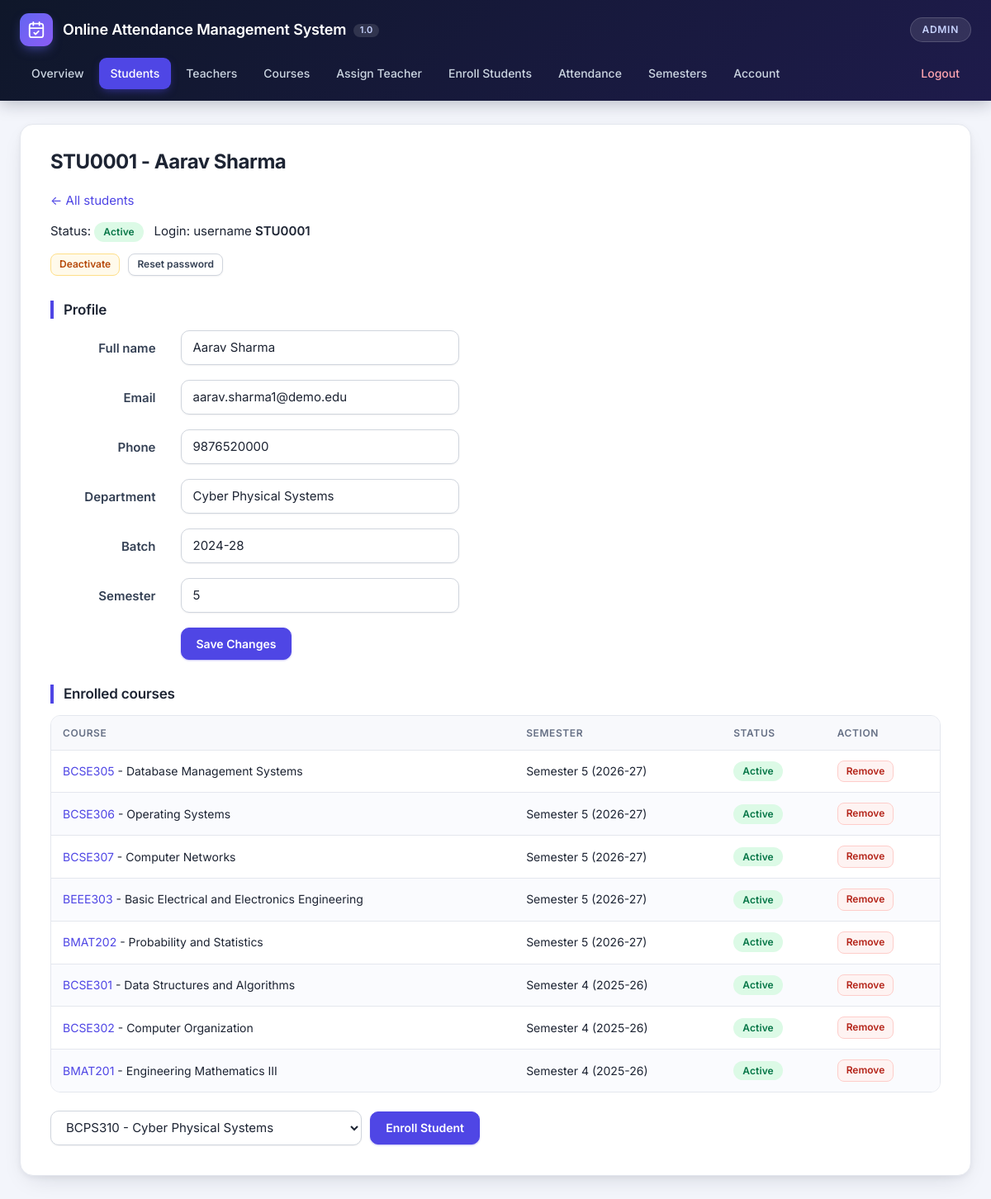
The app's page /admin/student.php?id=1 (signed in) with its own data.
### tables this page shows
CREATE TABLE `courses` (
  `course_id` int NOT NULL AUTO_INCREMENT,
  `course_code` varchar(30) NOT NULL,
  `course_name` varchar(255) NOT NULL,
  `credits` tinyint unsigned DEFAULT NULL,
  `department` varchar(100) NOT NULL DEFAULT '',
  `sem_id` int NOT NULL,
  `status` varchar(10) NOT NULL DEFAULT 'active',
  PRIMARY KEY (`course_id`),
  UNIQUE KEY `uq_course_sem` (`course_code`,`sem_id`),
  KEY `idx_courses_sem` (`sem_id`),
  CONSTRAINT `fk_courses_sem` FOREIGN KEY (`sem_id`) REFERENCES `semesters` (`sem_id`)
);

CREATE TABLE `semesters` (
  `sem_id` int NOT NULL AUTO_INCREMENT,
  `academic_year` varchar(9) NOT NULL,
  `semester_no` tinyint unsigned NOT NULL,
  `is_current` tinyint(1) NOT NULL DEFAULT 0,
  PRIMARY KEY (`sem_id`),
  UNIQUE KEY `uq_semester` (`academic_year`,`semester_no`)
);

### helpers.php (called while the page is built, shortened)
<?php
function e(mixed $value): string
{
    return htmlspecialchars((string) $value, ENT_QUOTES | ENT_SUBSTITUTE, 'UTF-8');
}

### data.php (called while the page is built, shortened)
<?php
function semester_label(array $s): string
{
    return $s['academic_year'] === 'Legacy'
        ? 'Legacy (before v2 upgrade)'
        : 'Semester ' . $s['semester_no'] . ' (' . $s['academic_year'] . ')';
}

### admin/student.php (the view, shortened to what this page needs)
<?php
require_once __DIR__ . '/connect.php';
$sem = current_semester($pdo);
$id = get_int('id');
$stmt = $pdo->prepare('SELECT * FROM students WHERE st_id = ?');
$stmt->execute([$id ?? 0]);
$student = $stmt->fetch();
$self = 'student.php?id=' . (int) $student['st_id'];
$acc = $pdo->prepare('SELECT username, is_active FROM admininfo WHERE st_id = ?');
$acc->execute([$student['st_id']]);
$account = $acc->fetch();
$enr = $pdo->prepare(
    'SELECT c.course_id, c.course_code, c.course_name, c.status, sm.academic_year, sm.semester_no
     FROM student_courses sc JOIN courses c ON c.course_id = sc.course_id JOIN semesters sm ON sm.sem_id = c.sem_id
     WHERE sc.st_id = ? ORDER BY sm.sem_id DESC, c.course_code'
);
$enr->execute([$student['st_id']]);
$enrollments = $enr->fetchAll();
$available = [];
if ($sem !== null) {
    $av = $pdo->prepare(
        'SELECT course_id, course_code, course_name FROM courses
         WHERE sem_id = ? AND status = \'active\'
           AND course_id NOT IN (SELECT course_id FROM student_courses WHERE st_id = ?)
         ORDER BY course_code'
    );
    $av->execute([$sem['sem_id'], $student['st_id']]);
    foreach ($av->fetchAll() as $c) {
        $available[$c['course_id']] = $c['course_code'] . ' - ' . $c['course_name'];
    }
}
page_start('admin', $student['student_code'] . ' - ' . $student['st_name']);
?>
<p><a href="students.php">&larr; All students</a></p>
<p>Status: <?= status_badge((int) $student['is_active'] === 1) ?>
  &nbsp; Login: <?= $account === false ? '<span class="low">none yet</span>' : 'username <strong>' . e($account['username']) . '</strong>' ?></p>
<p>
  <?= action_button('toggle', [], (int) $student['is_active'] === 1 ? 'Deactivate' : 'Activate', 'btn-warning',
      (int) $student['is_active'] === 1 ? 'Deactivate this student? They will no longer be able to log in or appear on class lists.' : '') ?>
  <?= action_button('login', [], $account === false ? 'Create login' : 'Reset password', 'btn-default',
      $account === false ? '' : 'Generate a new temporary password for this student?') ?>
</p>
<h4>Profile</h4>
<form method="post" class="form-horizontal" style="max-width:600px;margin:0 auto">
  <?php form_field('Full name', 'name', 'text', (string) $student['st_name']); ?>
  <?php form_submit('Save Changes', 'save'); ?>
</form>
<h4 style="margin-top:30px">Enrolled courses</h4>
<table class="table table-striped">
  <thead><tr><th>Course</th><th>Semester</th><th>Status</th><th>Action</th></tr></thead>
  <tbody>
    <?php foreach ($enrollments as $c): ?>
      <tr>
        <td><a href="course.php?id=<?= e($c['course_id']) ?>"><?= e($c['course_code']) ?></a> - <?= e($c['course_name']) ?></td>
        <td><?= e(semester_label($c)) ?></td>
        <td><?= status_badge($c['status'] === 'active') ?></td>
        <td><?= action_button('remove', ['course_id' => $c['course_id'], 'st_id' => $student['st_id'], 'back' => $self], 'Remove', 'btn-danger', 'Remove this enrollment? Attendance already recorded is kept.') ?></td>
      </tr>
    <?php endforeach; ?>
  </tbody>
</table>
<?php if ((int) $student['is_active'] === 1 && $available !== []): ?>
  <form method="post" action="enroll.php" class="form-inline">
    <?php form_select_inline('course_id', $available); ?>
    <button class="btn btn-primary" type="submit">Enroll Student</button>
  </form>
<?php endif; ?>
<?php page_end();

### layout.php (shortened to what this page needs)
<?php
function nav_items(string $role): array
{
    return match ($role) {
        'admin' => [
            'index.php' => 'Overview', 'students.php' => 'Students', 'teachers.php' => 'Teachers',
            'courses.php' => 'Courses', 'assign_teacher.php' => 'Assign Teacher', 'enroll.php' => 'Enroll Students',
            'attendance.php' => 'Attendance', 'semesters.php' => 'Semesters', 'account.php' => 'Account',
            '../logout.php' => 'Logout',
        ],
        'teacher' => [
            'index.php' => 'My Courses', 'report.php' => 'Attendance Reports', 'students.php' => 'My Students',
            'account.php' => 'My Profile', '../logout.php' => 'Logout',
        ],
        default => [
            'index.php' => 'Home', 'report.php' => 'My Attendance', 'account.php' => 'My Profile',
            '../logout.php' => 'Logout',
        ],
    };
}
function nav_current_file(string $role): string
{
    $script = basename((string) ($_SERVER['SCRIPT_NAME'] ?? ''));
    $map = $role === 'admin'
        ? [
            'student.php' => 'students.php', 'student_add.php' => 'students.php',
            'teacher.php' => 'teachers.php', 'teacher_add.php' => 'teachers.php',
            'course.php'  => 'courses.php',  'course_add.php'  => 'courses.php',
            'signup.php'  => 'account.php',
        ]
        : ['course.php' => 'index.php'];
    return $map[$script] ?? $script;
}
function page_start(string $role, string $heading = ''): void
{
    $current = nav_current_file($role);
    $cssVer  = (int) @filemtime(__DIR__ . '/css/main.css');
    echo '<!DOCTYPE html>
<html lang="en">
<head>
  <meta charset="UTF-8">
  <meta name="viewport" content="width=device-width, initial-scale=1">
  <title>Online Attendance Management System 1.0</title>
  <link rel="preconnect" href="https://fonts.googleapis.com">
  <link rel="preconnect" href="https://fonts.gstatic.com" crossorigin>
  <link rel="stylesheet" href="https://fonts.googleapis.com/css2?family=Inter:wght@400;500;600;700&display=swap">
  <link rel="stylesheet" href="https://cdn.jsdelivr.net/npm/bootstrap@3.4.1/dist/css/bootstrap.min.css">
  <link rel="stylesheet" href="https://cdn.jsdelivr.net/npm/bootstrap@3.4.1/dist/css/bootstrap-theme.min.css">
  <link rel="stylesheet" href="../css/main.css?v=' . $cssVer . '">
</head>
<body class="role-' . e($role) . '">
<header class="topbar">
  <div class="topbar-inner">
    <div class="brand">
      <span class="brand-mark" aria-hidden="true"><svg viewBox="0 0 24 24" width="22" height="22" fill="none" stroke="currentColor" stroke-width="2" stroke-linecap="round" stroke-linejoin="round"><rect x="3" y="4" width="18" height="18" rx="3"/><path d="M16 2v4M8 2v4M3 10h18"/><path d="m9 16 2 2 4-4"/></svg></span>
      <h1>Online Attendance Management System <span class="ver">1.0</span></h1>
    </div>
    <span class="role-pill">' . e(ucfirst($role)) . '</span>
  </div>
  <nav class="navbar compact"><div class="navbar-inner">';
    foreach (nav_items($role) as $file => $label) {
        $classes = [];
        if (basename($file) === $current) {
            $classes[] = 'active';
        }
        if (basename($file) === 'logout.php') {
            $classes[] = 'nav-logout';
        }
        echo '<a href="' . e($file) . '"' . ($classes !== [] ? ' class="' . implode(' ', $classes) . '"' : '') . '>' . e($label) . '</a>';
    }
    echo '</div></nav>
</header>
<main class="page">
  <div class="content">';
    if ($heading !== '') {
        echo '<h3>' . e($heading) . '</h3>';
    }
}
function page_end(): void
{
    echo "\n  </div>\n</main>\n</body>\n</html>\n";
}
function form_field(string $label, string $name, string $type = 'text', string $value = '', string $extra = ''): void
{
    echo '<div class="form-group"><label for="' . e($name) . '" class="col-sm-3 control-label">' . e($label) . '</label>'
        . '<div class="col-sm-7"><input type="' . e($type) . '" name="' . e($name) . '" id="' . e($name)
        . '" class="form-control" value="' . e($value) . '" ' . $extra . '></div></div>';
}
function form_submit(string $label, string $name = 'save'): void
{
    echo '<div class="form-group"><div class="col-sm-offset-3 col-sm-7">'
        . '<button type="submit" name="' . e($name) . '" value="1" class="btn btn-primary">' . e($label) . '</button></div></div>';
}
function action_button(string $action, array $fields, string $label, string $class = 'btn-default', string $confirm = ''): string
{
    $html = '<form method="post" class="inline-form"' . ($confirm !== '' ? ' onsubmit="return confirm(\'' . e($confirm) . '\')"' : '') . '>'
        . csrf_field() . '<input type="hidden" name="action" value="' . e($action) . '">';
    foreach ($fields as $name => $value) {
        $html .= '<input type="hidden" name="' . e($name) . '" value="' . e($value) . '">';
    }
    return $html . '<button type="submit" class="btn btn-xs ' . e($class) . '">' . e($label) . '</button></form>';
}
function status_badge(bool $active): string
{
    return $active ? '<span class="label label-success">Active</span>' : '<span class="label label-default">Inactive</span>';
}
function form_select_inline(string $name, array $options): void
{
    echo '<select name="' . e($name) . '" class="form-control">';
    foreach ($options as $value => $text) {
        echo '<option value="' . e($value) . '">' . e($text) . '</option>';
    }
    echo '</select> ';
}

### records on screen
courses: course_code "BCSE305", course_name "Database Management Systems", sem.semester_no "Semester 5 (2026-27)"
courses: course_code "BCSE306", course_name "Operating Systems", sem.semester_no "Semester 5 (2026-27)"
courses: course_code "BCSE307", course_name "Computer Networks", sem.semester_no "Semester 5 (2026-27)"
courses: course_code "BEEE303", course_name "Basic Electrical and Electronics Engineering", sem.semester_no "Semester 5 (2026-27)"
courses: course_code "BMAT202", course_name "Probability and Statistics", sem.semester_no "Semester 5 (2026-27)"
courses: course_code "BCSE301", course_name "Data Structures and Algorithms", sem.semester_no "Semester 4 (2025-26)"
courses: course_code "BCSE302", course_name "Computer Organization", sem.semester_no "Semester 4 (2025-26)"
courses: course_code "BMAT201", course_name "Engineering Mathematics III", sem.semester_no "Semester 4 (2025-26)"

### other values on screen
$role "ADMIN"
$label "Overview"
$label "Students"
$label "Teachers"
$label "Courses"
$label "Assign Teacher"
$label "Enroll Students"
$label "Attendance"
$label "Semesters"
$label "Account"
$label "Logout"
$heading "STU0001 - Aarav Sharma"
$account['username'] "STU0001"
$label "Deactivate Reset password"
$label "Full name Email Phone Department Batch Semester"
